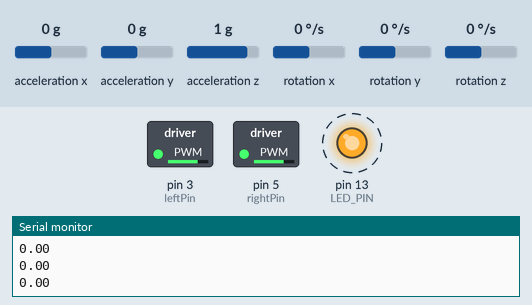
A sketch run on a simulated Arduino Leonardo, built with avr-gcc and run on an emulated ATmega32U4. Shown: switched loads named in the sketch (green lamp = pin HIGH), output pins drawn as LEDs (lit = HIGH), the last lines printed to the serial monitor. Dashed ring = blinking. The test bench sets the inputs (shaded band); at power-on: acceleration x 0 g, acceleration y 0 g, acceleration z 1 g, rotation x 0 °/s, rotation y 0 °/s, rotation z 0 °/s. The sensor or clock chip raises its interrupt line as the real part does.

Above: at 1.7 s.
1.8 s: acceleration x set to -1.4 g
At 1.98 s:
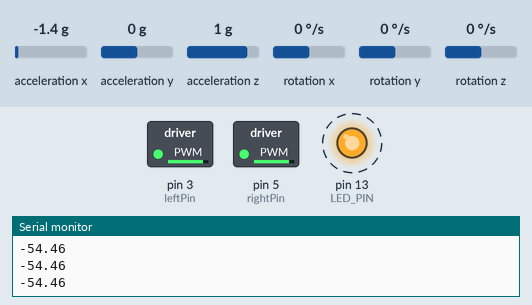
4.8 s: acceleration y set to -1.4 g
At 4.98 s:
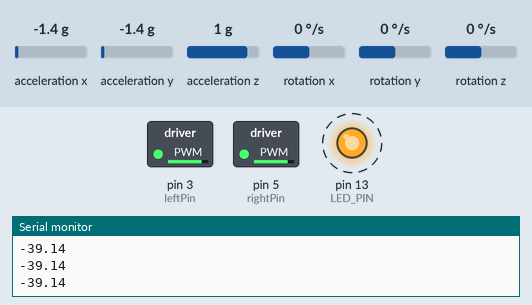
7.8 s: acceleration x set to 0 g
At 8.31 s:
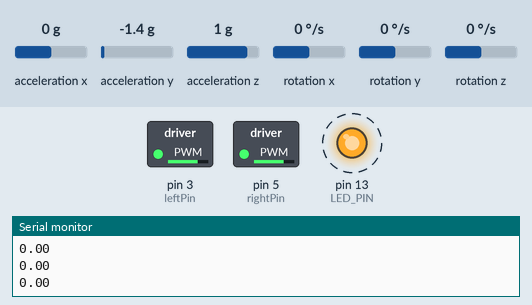
Timing chart, 0 to 16.8 s (numbered marks = the images above; inputs shaded):
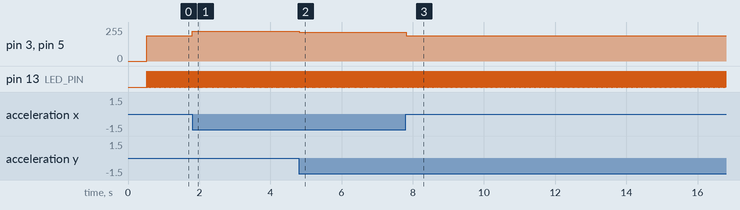

The sketch:

Segway2.ino
```cpp
double pitch=0;

void setup(){
  Serial.begin(9600);
  setupGyro();
  setPIDSetpoint(0);

}

void loop(){
  loopGyro();
  int power= convertAngleToPower(pitch);
  setMotors(power, power);
  Serial.println(pitch);
}
```

Calculations.ino
```cpp
int convertAngleToPower(double angle){
  int power=0;
  power= crunchPID(angle);

return power;

}
```

drive.ino
```cpp
#define leftPin 3
#define rightPin 5


void setupMotors(){
  pinMode(leftPin, OUTPUT);
  pinMode(rightPin, OUTPUT);
}

void setMotors(double leftVoltage, double rightVoltage) {
int rightPWM =  map(rightVoltage, -101, 101, 124, 254); //Divide motor power by range of expected input (in this case it is [-100, 100])
int leftPWM =  map(leftVoltage, -101, 101, 124, 254); //Divide motor power by range of expected input (in this case it is [-100, 100])

  //Serial.println(leftVoltage);
  //Serial.println(leftPWM);

  analogWrite(leftPin, leftPWM);
  analogWrite(rightPin, leftPWM);

}
```

gyro.ino
```cpp
// I2C device class (I2Cdev) demonstration Arduino sketch for MPU6050 class using DMP (MotionApps v2.0)
// 6/21/2012 by Jeff Rowberg <jeff@rowberg.net>
// Updates should (hopefully) always be available at https://github.com/jrowberg/i2cdevlib
//
// Changelog:
//      2013-05-08 - added seamless Fastwire support
//                 - added note about gyro calibration
//      2012-06-21 - added note about Arduino 1.0.1 + Leonardo compatibility error
//      2012-06-20 - improved FIFO overflow handling and simplified read process
//      2012-06-19 - completely rearranged DMP initialization code and simplification
//      2012-06-13 - pull gyro and accel data from FIFO packet instead of reading directly
//      2012-06-09 - fix broken FIFO read sequence and change interrupt detection to RISING
//      2012-06-05 - add gravity-compensated initial reference frame acceleration output
//                 - add 3D math helper file to DMP6 example sketch
//                 - add Euler output and Yaw/Pitch/Roll output formats
//      2012-06-04 - remove accel offset clearing for better results (thanks Sungon Lee)
//      2012-06-01 - fixed gyro sensitivity to be 2000 deg/sec instead of 250
//      2012-05-30 - basic DMP initialization working

/* ============================================
I2Cdev device library code is placed under the MIT license
Copyright (c) 2012 Jeff Rowberg

Permission is hereby granted, free of charge, to any person obtaining a copy
of this software and associated documentation files (the "Software"), to deal
in the Software without restriction, including without limitation the rights
to use, copy, modify, merge, publish, distribute, sublicense, and/or sell
copies of the Software, and to permit persons to whom the Software is
furnished to do so, subject to the following conditions:

The above copyright notice and this permission notice shall be included in
all copies or substantial portions of the Software.

THE SOFTWARE IS PROVIDED "AS IS", WITHOUT WARRANTY OF ANY KIND, EXPRESS OR
IMPLIED, INCLUDING BUT NOT LIMITED TO THE WARRANTIES OF MERCHANTABILITY,
FITNESS FOR A PARTICULAR PURPOSE AND NONINFRINGEMENT. IN NO EVENT SHALL THE
AUTHORS OR COPYRIGHT HOLDERS BE LIABLE FOR ANY CLAIM, DAMAGES OR OTHER
LIABILITY, WHETHER IN AN ACTION OF CONTRACT, TORT OR OTHERWISE, ARISING FROM,
OUT OF OR IN CONNECTION WITH THE SOFTWARE OR THE USE OR OTHER DEALINGS IN
THE SOFTWARE.
===============================================
*/

// I2Cdev and MPU6050 must be installed as libraries, or else the .cpp/.h files
// for both classes must be in the include path of your project
#include "I2Cdev.h"

#include "MPU6050_6Axis_MotionApps20.h"
//#include "MPU6050.h" // not necessary if using MotionApps include file

// Arduino Wire library is required if I2Cdev I2CDEV_ARDUINO_WIRE implementation
// is used in I2Cdev.h
#if I2CDEV_IMPLEMENTATION == I2CDEV_ARDUINO_WIRE
    #include "Wire.h"
#endif

// class default I2C address is 0x68
// specific I2C addresses may be passed as a parameter here
// AD0 low = 0x68 (default for SparkFun breakout and InvenSense evaluation board)
// AD0 high = 0x69
MPU6050 mpu;
//MPU6050 mpu(0x69); // <-- use for AD0 high

/* =========================================================================
   NOTE: In addition to connection 3.3v, GND, SDA, and SCL, this sketch
   depends on the MPU-6050's INT pin being connected to the Arduino's
   external interrupt #0 pin. On the Arduino Uno and Mega 2560, this is
   digital I/O pin 2.
 * ========================================================================= */

/* =========================================================================
   NOTE: Arduino v1.0.1 with the Leonardo board generates a compile error
   when using Serial.write(buf, len). The Teapot output uses this method.
   The solution requires a modification to the Arduino USBAPI.h file, which
   is fortunately simple, but annoying. This will be fixed in the next IDE
   release. For more info, see these links:

   http://arduino.cc/forum/index.php/topic,109987.0.html
   http://code.google.com/p/arduino/issues/detail?id=958
 * ========================================================================= */


// uncomment "OUTPUT_READABLE_QUATERNION" if you want to see the actual
// quaternion components in a [w, x, y, z] format (not best for parsing
// on a remote host such as Processing or something though)
//#define OUTPUT_READABLE_QUATERNION

// uncomment "OUTPUT_READABLE_EULER" if you want to see Euler angles
// (in degrees) calculated from the quaternions coming from the FIFO.
// Note that Euler angles suffer from gimbal lock (for more info, see
// http://en.wikipedia.org/wiki/Gimbal_lock)
//#define OUTPUT_READABLE_EULER

// uncomment "OUTPUT_READABLE_YAWPITCHROLL" if you want to see the yaw/
// pitch/roll angles (in degrees) calculated from the quaternions coming
// from the FIFO. Note this also requires gravity vector calculations.
// Also note that yaw/pitch/roll angles suffer from gimbal lock (for
// more info, see: http://en.wikipedia.org/wiki/Gimbal_lock)
#define OUTPUT_READABLE_YAWPITCHROLL

// uncomment "OUTPUT_READABLE_REALACCEL" if you want to see acceleration
// components with gravity removed. This acceleration reference frame is
// not compensated for orientation, so +X is always +X according to the
// sensor, just without the effects of gravity. If you want acceleration
// compensated for orientation, us OUTPUT_READABLE_WORLDACCEL instead.
//#define OUTPUT_READABLE_REALACCEL

// uncomment "OUTPUT_READABLE_WORLDACCEL" if you want to see acceleration
// components with gravity removed and adjusted for the world frame of
// reference (yaw is relative to initial orientation, since no magnetometer
// is present in this case). Could be quite handy in some cases.
//#define OUTPUT_READABLE_WORLDACCEL

// uncomment "OUTPUT_TEAPOT" if you want output that matches the
// format used for the InvenSense teapot demo
//#define OUTPUT_TEAPOT


#define LED_PIN 13 // (Arduino is 13, Teensy is 11, Teensy++ is 6)
bool blinkState = false;

// MPU control/status vars
bool dmpReady = false;  // set true if DMP init was successful
uint8_t mpuIntStatus;   // holds actual interrupt status byte from MPU
uint8_t devStatus;      // return status after each device operation (0 = success, !0 = error)
uint16_t packetSize;    // expected DMP packet size (default is 42 bytes)
uint16_t fifoCount;     // count of all bytes currently in FIFO
uint8_t fifoBuffer[64]; // FIFO storage buffer

// orientation/motion vars
Quaternion q;           // [w, x, y, z]         quaternion container
VectorInt16 aa;         // [x, y, z]            accel sensor measurements
VectorInt16 aaReal;     // [x, y, z]            gravity-free accel sensor measurements
VectorInt16 aaWorld;    // [x, y, z]            world-frame accel sensor measurements
VectorFloat gravity;    // [x, y, z]            gravity vector
float euler[3];         // [psi, theta, phi]    Euler angle container
float ypr[3];           // [yaw, pitch, roll]   yaw/pitch/roll container and gravity vector

// packet structure for InvenSense teapot demo
uint8_t teapotPacket[14] = { '$', 0x02, 0,0, 0,0, 0,0, 0,0, 0x00, 0x00, '\r', '\n' };


// ================================================================
// ===               INTERRUPT DETECTION ROUTINE                ===
// ================================================================

volatile bool mpuInterrupt = false;     // indicates whether MPU interrupt pin has gone high
void dmpDataReady() {
    mpuInterrupt = true;
}


// ================================================================
// ===                      INITIAL SETUP                       ===
// ================================================================

void setupGyro() {
    // join I2C bus (I2Cdev library doesn't do this automatically)
    #if I2CDEV_IMPLEMENTATION == I2CDEV_ARDUINO_WIRE
        Wire.begin();
        TWBR = 24; // 400kHz I2C clock (200kHz if CPU is 8MHz)
    #elif I2CDEV_IMPLEMENTATION == I2CDEV_BUILTIN_FASTWIRE
        Fastwire::setup(400, true);
    #endif

    // initialize serial communication
    // (115200 chosen because it is required for Teapot Demo output, but it's
    // really up to you depending on your project)
    while (!Serial); // wait for Leonardo enumeration, others continue immediately

    // NOTE: 8MHz or slower host processors, like the Teensy @ 3.3v or Ardunio
    // Pro Mini running at 3.3v, cannot handle this baud rate reliably due to
    // the baud timing being too misaligned with processor ticks. You must use
    // 38400 or slower in these cases, or use some kind of external separate
    // crystal solution for the UART timer.

    // initialize device
    Serial.println(F("Initializing I2C devices..."));
    mpu.initialize();

    // verify connection
    Serial.println(F("Testing device connections..."));
    Serial.println(mpu.testConnection() ? F("MPU6050 connection successful") : F("MPU6050 connection failed"));

    // wait for ready
//    Serial.println(F("\nSend any character to begin DMP programming and demo: "));
//    while (Serial.available() && Serial.read()); // empty buffer
//    while (!Serial.available());                 // wait for data
//    while (Serial.available() && Serial.read()); // empty buffer again

    // load and configure the DMP
    Serial.println(F("Initializing DMP..."));
    devStatus = mpu.dmpInitialize();

    // supply your own gyro offsets here, scaled for min sensitivity
    mpu.setXGyroOffset(220);
    mpu.setYGyroOffset(76);
    mpu.setZGyroOffset(-85);
    mpu.setZAccelOffset(1788); // 1688 factory default for my test chip

    // make sure it worked (returns 0 if so)
    if (devStatus == 0) {
        // turn on the DMP, now that it's ready
        Serial.println(F("Enabling DMP..."));
        mpu.setDMPEnabled(true);

        // enable Arduino interrupt detection
        Serial.println(F("Enabling interrupt detection (Arduino external interrupt 0)..."));
        attachInterrupt(0, dmpDataReady, RISING);
        mpuIntStatus = mpu.getIntStatus();

        // set our DMP Ready flag so the main loop() function knows it's okay to use it
        Serial.println(F("DMP ready! Waiting for first interrupt..."));
        dmpReady = true;

        // get expected DMP packet size for later comparison
        packetSize = mpu.dmpGetFIFOPacketSize();
    } else {
        // ERROR!
        // 1 = initial memory load failed
        // 2 = DMP configuration updates failed
        // (if it's going to break, usually the code will be 1)
        Serial.print(F("DMP Initialization failed (code "));
        Serial.print(devStatus);
        Serial.println(F(")"));
    }

    // configure LED for output
    pinMode(LED_PIN, OUTPUT);
}


// ================================================================
// ===                    MAIN PROGRAM LOOP                     ===
// ================================================================

void loopGyro() {
    // if programming failed, don't try to do anything
    if (!dmpReady) return;

    // wait for MPU interrupt or extra packet(s) available
    while (!mpuInterrupt && fifoCount < packetSize) {
    }

    // reset interrupt flag and get INT_STATUS byte
    mpuInterrupt = false;
    mpuIntStatus = mpu.getIntStatus();

    // get current FIFO count
    fifoCount = mpu.getFIFOCount();

    // check for overflow (this should never happen unless our code is too inefficient)
    if ((mpuIntStatus & 0x10) || fifoCount == 1024) {
        // reset so we can continue cleanly
        mpu.resetFIFO();
        Serial.println(F("FIFO overflow!"));

    // otherwise, check for DMP data ready interrupt (this should happen frequently)
    } else if (mpuIntStatus & 0x02) {
        // wait for correct available data length, should be a VERY short wait
        while (fifoCount < packetSize) fifoCount = mpu.getFIFOCount();

        // read a packet from FIFO
        mpu.getFIFOBytes(fifoBuffer, packetSize);

        // track FIFO count here in case there is > 1 packet available
        // (this lets us immediately read more without waiting for an interrupt)
        fifoCount -= packetSize;

        #ifdef OUTPUT_READABLE_YAWPITCHROLL
            // display Euler angles in degrees
            mpu.dmpGetQuaternion(&q, fifoBuffer);
            mpu.dmpGetGravity(&gravity, &q);
            mpu.dmpGetYawPitchRoll(ypr, &q, &gravity);
//            Serial.print("ypr\t");
//            Serial.print(ypr[0] * 180/M_PI);
//            Serial.print("\t");
//            Serial.print(ypr[1] * 180/M_PI);
//            Serial.print("\t");
//            Serial.println(ypr[2] * 180/M_PI);
            pitch = ypr[1] * 180/M_PI;
        #endif


        // blink LED to indicate activity
        blinkState = !blinkState;
        digitalWrite(LED_PIN, blinkState);
    }
}
```

pid1.ino
```cpp
#define P 1.0//0.001 0.01
#define I 0.0//0.002 0.01
#define D 0.000//0.00025  0.0025
#define dt 0.014

#define CONT false
#define MAX_IN -90
#define MIN_IN 90
#define MAX_OUT 100
#define MIN_OUT -100

double prevError = 0;
double currentError = 0;
double totalError = 0;

double setPoint = 0;

double crunchPID(double input) {
  double pValue, iValue, dValue;

  currentError = setPoint - input;
  if (CONT) {
    if (abs(currentError) > (MAX_IN - MIN_IN) / 2) {
      currentError  = currentError > 0 ? currentError - MAX_IN + MIN_IN : currentError + MAX_IN - MIN_IN;
    }
  }

  if (currentError * P < MAX_OUT && currentError * P > MIN_OUT) {

    totalError += currentError;
  } else {
    totalError = 0;
  }

  //pValue = Math.abs(currentError) < acceptableRange ? 0: p * currentError;
  pValue = P * currentError;
  iValue = I * totalError * dt;
  dValue = D * (currentError - prevError) / dt;


  prevError = currentError;
  return constrain(pValue + iValue + dValue, MIN_OUT, MAX_OUT);
}


void setPIDSetpoint(double val) {
  setPoint = val;
}
```

Measured:
- after the input at 1.8 s, pin 3 (leftPin), pin 5 (rightPin): 189/255 → 223/255 at once
- after the input at 4.8 s, pin 3 (leftPin), pin 5 (rightPin): 223/255 → 214/255 at once
- after the input at 7.8 s, pin 3 (leftPin), pin 5 (rightPin): 214/255 → 189/255 at once
- by itself, pin 13 (LED_PIN): alternates HIGH for 0.01 s and LOW for 0.01 s
